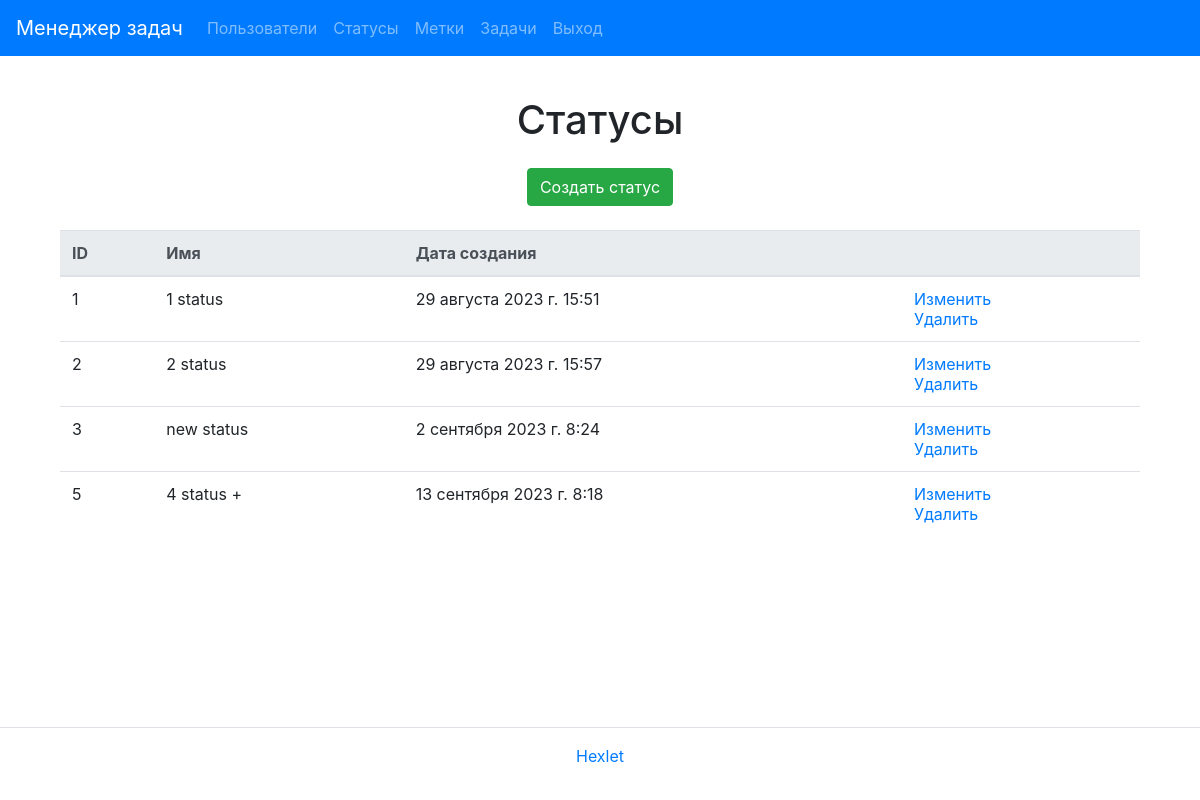
Before: /ru/statuses/ (signed in) with the older database file.
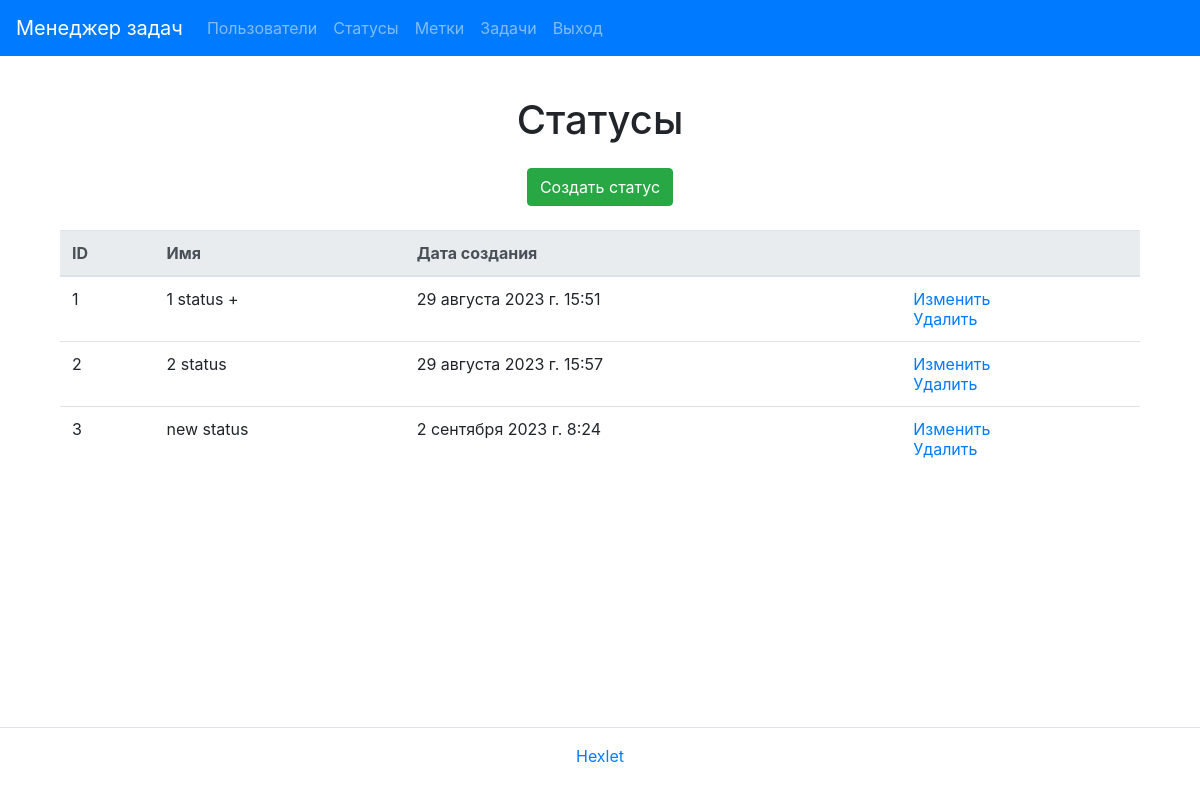
After: the same page with the newer database file.
### task_manager/statuses/models.py (models this page shows, shortened)
class Status(models.Model):
    name = models.CharField(max_length=30)
    created_at = models.DateTimeField(auto_now_add=True)

### task_manager/statuses/views.py (the view)
# urls.py: path('', StatusList.as_view(), name='status_index'),
class StatusList(UserLoginMixin, ListView):
    model = Status
    template_name = 'statuses/index.html'
    context_object_name = 'statuses'

### task_manager/templates/statuses/index.html (shortened to what this page needs)
{% extends "base.html" %}
{% load i18n %}
{% block content %}
<div class="container">
  <h1 class="my-4 text-center">{% trans "Statuses" %}</h1>
  <div class="d-flex justify-content-center mt-3 mb-0">
    <a class="btn btn-success btn-md" href="{% url 'status_create' %}">{% trans "Create status" %}</a>
  </div>
  <table class="table table-lg-responsive table-hover mt-4">
    <thead class="thead-light">
        <tr>
            <th>{% trans "ID" %}</th>
            <th>{% trans "Name" %}</th>
            <th>{% trans "Creation date" %}</th>
            <th></th>
        </tr>
    </thead>
        {% if statuses %}
        <tbody>
            {% for status in statuses %}
            <tr>
                <td>{{ status.id }}</td>
                <td>{{ status.name }}</td>
                <td>{{ status.created_at }}</td>
                <td>
                    <a href="{% url 'status_update' status.id %}">{% trans "Modify" %}</a>
                    <br>
                    <a href="{% url 'status_delete' status.id %}">{% trans "Delete" %}</a>
                </td>
            </tr>
            {% endfor %}
        {% endif %}
        </tbody>
  </table>
</div>
{% endblock %}

Changed rows visible on the page:
removed Status: id "5", name "4 status +", created_at "13 сентября 2023 г. 8:18"
changed Status id 1: name "1 status" → "1 status +"
